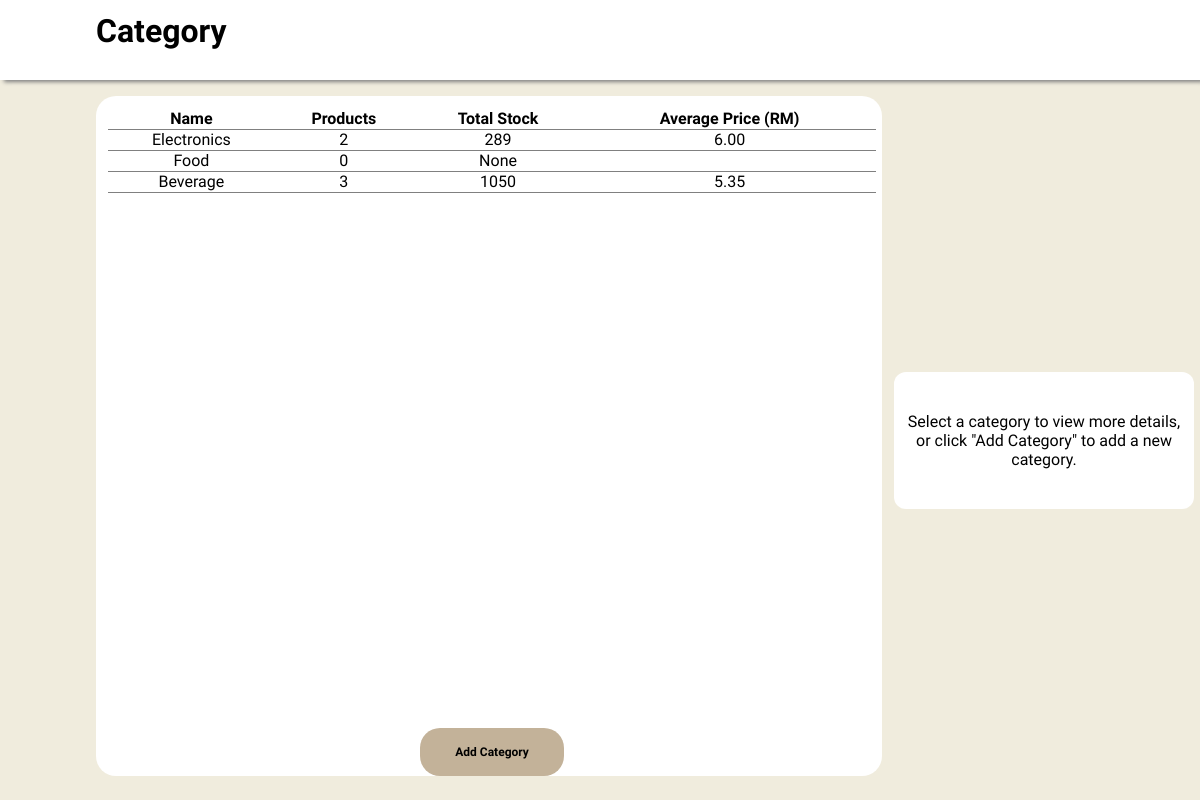
The page /inventory/category/ on the database as committed earlier.
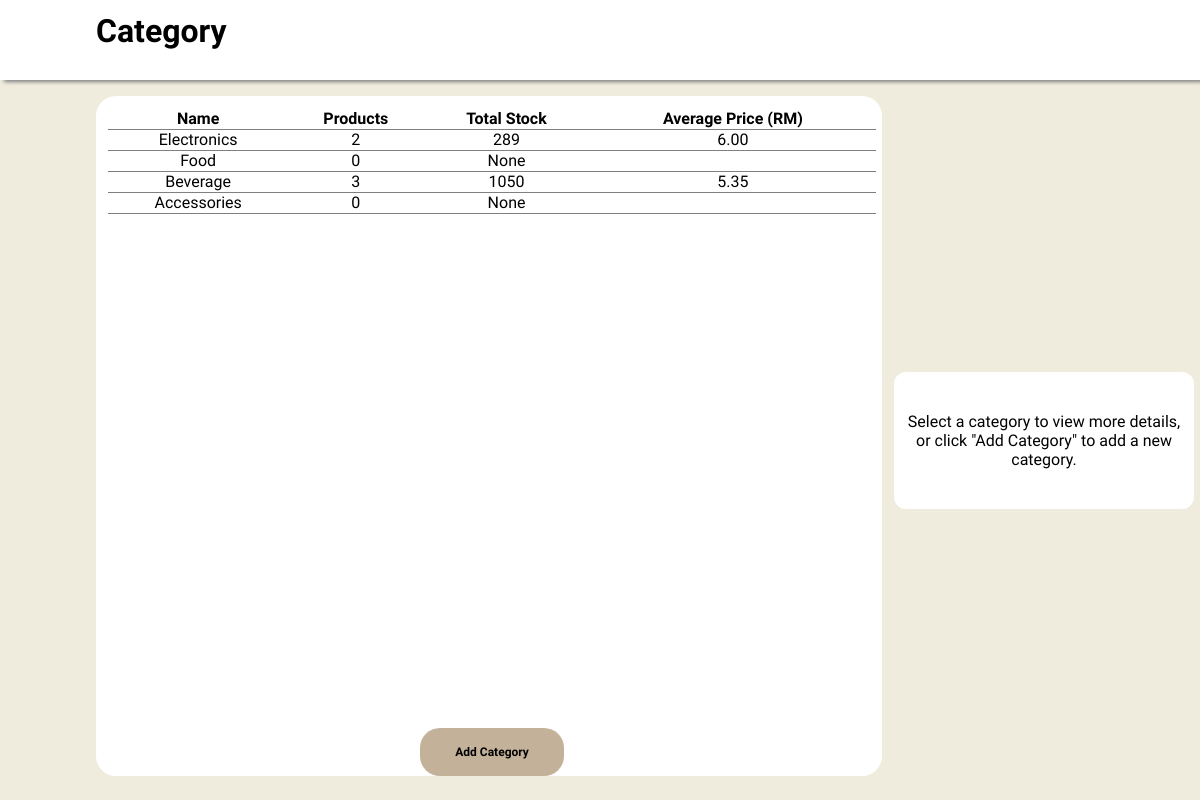
The same page on the database as committed later.
### inventory/models.py (models this page shows, shortened)
class Category(models.Model):
    name = models.CharField(max_length=100, verbose_name='Name')

### inventory/views.py (the view)
# urls.py: path('category/', views.category_view, name="category"),
def category_view(request):
    categories = Category.objects.annotate(
        product_types=Count("product"),
        total_stock=Sum("product__quantity"),
        average_price=Avg("product__price")
    )
    return render(
        request,
        "inventory/category.html",
        {
            'categories' : categories
        })

### inventory/templates/inventory/category.html (shortened to what this page needs)
 {% load static %}
<html>
    <link rel="stylesheet" href={% static "css/category.css"%}>
    <head>
        <div id="dashboard">
            <h1>Category</h1>
        </div>
    </head>
    <body>
        <div id="main-content">
            <div class="table">
                <table>
                    <thead>
                        <tr>
                            <th><p> Name</p></th>
                            <th><p> Products</p></th>
                            <th><p> Total Stock</p></th>
                            <th><p> Average Price (RM)</p></th>
                        </tr>
                    </thead>
                     <tbody id="product-table-body">
                    {% include "partials/category_partial.html"%}
                     </tbody>
                </table>
            </div>
        </div>
        <div id="crud-column">
            <div class="category-container">
                <p>Select a category to view more details, or click "Add Category" to add a new category.</p>
            </div>
        </div>
        <div class="editBtn-box">
            <button type="button" class="editBtn add" onclick="add_category()"> Add Category </button>
        </div>
    </body>
</html>

### inventory/templates/partials/category_partial.html (shortened to what this page needs)
{%load static %}
{% for category in categories%}
    <tr onclick="view_category({{category.id}})">
        <td><p>{{category.name}}</p></td>
        <td><p>{{category.product_types}}</p></td>
        <td><p>{{category.total_stock}}</p></td>
        <td><p>{{category.average_price|floatformat:2}}</p></td>
    </tr>
{% endfor %}

Rows that differ between the two databases and show on the page:
added Category: name "Accessories", product_types "0", total_stock "None"
